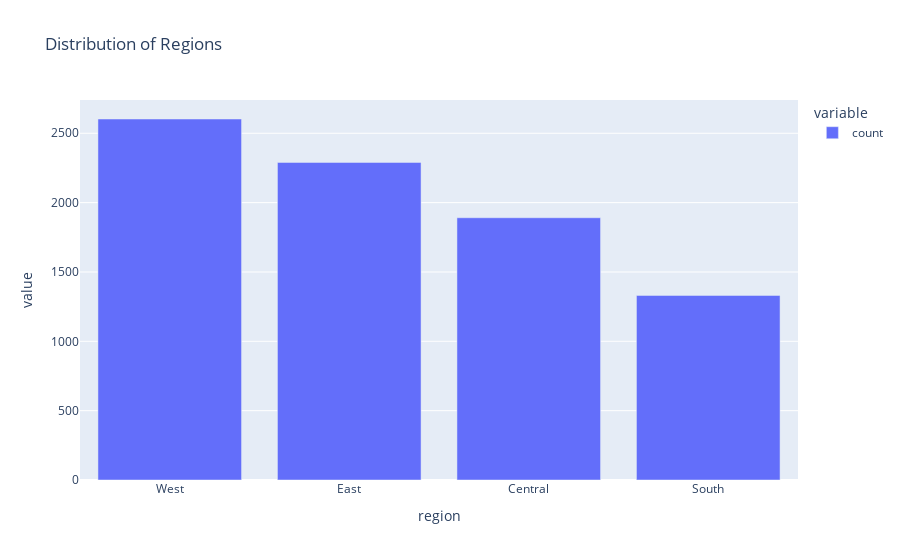

The code cell stored with this chart in its notebook:
### Code cell
# distribution of regions in the dataset.
region_counts = df['region'].value_counts()

px.bar(data_frame=region_counts, title="Distribution of Regions")

### Figure 1 — Plotly figure (JSON) as saved in the notebook; plotly's stock layout.template omitted (floating-point values rounded to 4 significant figures)
{"data": [{"alignmentgroup": "True", "hovertemplate": "variable=count<br>region=%{x}<br>value=%{y}<extra></extra>", "legendgroup": "count", "marker": {"color": "#636efa", "pattern": {"shape": ""}}, "name": "count", "offsetgroup": "count", "orientation": "v", "showlegend": true, "textposition": "auto", "type": "bar", "x": ["West", "East", "Central", "South"], "xaxis": "x", "y": [2603, 2290, 1891, 1331], "yaxis": "y"}], "layout": {"barmode": "relative", "legend": {"title": {"text": "variable"}, "tracegroupgap": 0}, "title": {"text": "Distribution of Regions"}, "xaxis": {"anchor": "y", "domain": [0, 1], "title": {"text": "region"}}, "yaxis": {"anchor": "x", "domain": [0, 1], "title": {"text": "value"}}}}
